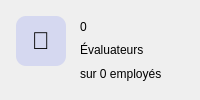
                 <widget class="QFrame" name="frameStatEmployes">
                  <property name="role" stdset="0">
                   <string>card</string>
                  </property>
                  <layout class="QHBoxLayout" name="layoutStatEmployes">
                   <property name="spacing">
                    <number>14</number>
                   </property>
                   <property name="leftMargin">
                    <number>16</number>
                   </property>
                   <property name="topMargin">
                    <number>16</number>
                   </property>
                   <property name="rightMargin">
                    <number>16</number>
                   </property>
                   <property name="bottomMargin">
                    <number>16</number>
                   </property>
                   <item alignment="Qt::AlignTop">
                    <widget class="QLabel" name="lblIconEmployes">
                     <property name="text">
                      <string>👤</string>
                     </property>
                     <property name="minimumSize">
                      <size>
                       <width>50</width>
                       <height>50</height>
                      </size>
                     </property>
                     <property name="maximumSize">
                      <size>
                       <width>50</width>
                       <height>50</height>
                      </size>
                     </property>
                     <property name="styleSheet">
                      <string>background: rgba(120,130,240,0.22); border-radius: 10px; font-size: 24px;</string>
                     </property>
                     <property name="alignment">
                      <set>Qt::AlignCenter</set>
                     </property>
                    </widget>
                   </item>
                   <item>
                    <layout class="QVBoxLayout" name="layoutTexteEmployes">
                     <property name="spacing">
                      <number>3</number>
                     </property>
                     <item>
                      <widget class="QLabel" name="lblValEmployes">
                       <property name="role" stdset="0">
                        <string>statValue</string>
                       </property>
                       <property name="text">
                        <string>0</string>
                       </property>
                      </widget>
                     </item>
                     <item>
                      <widget class="QLabel" name="lblLibEmployes">
                       <property name="role" stdset="0">
                        <string>statLabel</string>
                       </property>
                       <property name="text">
                        <string>Évaluateurs</string>
                       </property>
                      </widget>
                     </item>
                     <item>
                      <widget class="QLabel" name="lblTrendEmployes">
                       <property name="role" stdset="0">
                        <string>statTrend</string>
                       </property>
                       <property name="text">
                        <string>sur 0 employés</string>
                       </property>
                      </widget>
                     </item>
                    </layout>
                   </item>
                   <item>
                    <spacer name="spacerStatEmployes">
                     <property name="orientation">
                      <enum>Qt::Horizontal</enum>
                     </property>
                     <property name="sizeHint" stdset="0">
                      <size>
                       <width>0</width>
                       <height>10</height>
                      </size>
                     </property>
                    </spacer>
                   </item>
                  </layout>
                 </widget>
